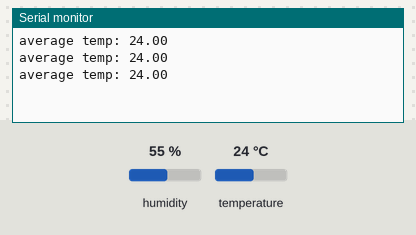
This sketch was run on a simulated Raspberry Pi Pico. Shown: the last lines printed to the serial monitor. The inputs (shaded band) are chosen by the test bench; at power-on: temperature 24 °C, humidity 55 %.

Above: at 3.2 s.
3.3 s: temperature set to 12 °C
At 5.4 s:
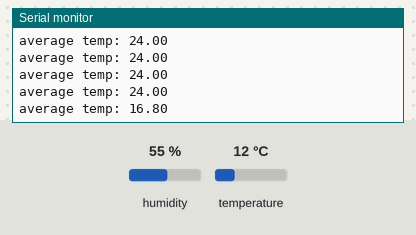
6.3 s: temperature set to 19 °C
At 7.8 s:
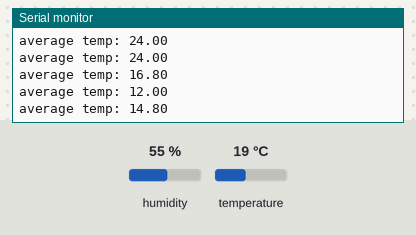
Timing chart, 0 to 9.3 s (numbered marks = the images above; inputs shaded):
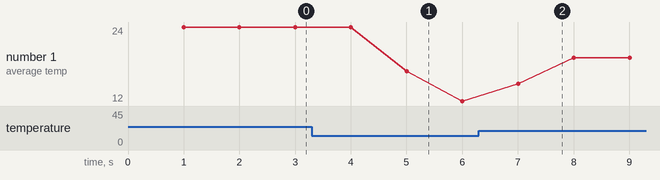

Measured:
- after the input at 3.3 s, the serial monitor: prints a new line after 1.7 s (image 1)
- after the input at 6.3 s, the serial monitor: prints a new line after 0.70 s (image 2)
- plotted number 1: 24 → 12 after the input at 3.3 s, 12 → 19 after the input at 6.3 s

The sketch:

sensor_temp_46.ino
```cpp
// snippet: sensor_temp_46
// tags: temperature, sensor, millis, dht
// boards: avr, esp32, megaavr, nano33iot, romi32u4, rp2040
// library: DHT
// description: DHT22 on pin 4 with moving average
// prompts: dht22, moving, average, declare, float, samples[5]
// verified: compile-only
// source: kd-generated (id 46)
// exact-include: DHT.h

#include <DHT.h>

#define DHTPIN 4
#define DHTTYPE DHT22

DHT dht(DHTPIN, DHTTYPE);
float samples[5] = {0.0, 0.0, 0.0, 0.0, 0.0};
int sampleIdx = 0;
unsigned long prevSampleMs = 0;
unsigned long prevPrintMs = 0;
const unsigned long SAMPLE_INTERVAL = 200;
const unsigned long PRINT_INTERVAL = 1000;

void setup() {
  Serial.begin(9600);
  dht.begin();
}

void loop() {
  unsigned long now = millis();

  // Sample temperature every 200ms
  if (now - prevSampleMs >= SAMPLE_INTERVAL) {
    prevSampleMs = now;
    float temp = dht.readTemperature();

    if (!isnan(temp)) {
      samples[sampleIdx] = temp;
      sampleIdx = (sampleIdx + 1) % 5;
    }
  }

  // Print 5-sample average every second
  if (now - prevPrintMs >= PRINT_INTERVAL) {
    prevPrintMs = now;
    float sum = 0.0;
    for (int i = 0; i < 5; i++) {
      sum += samples[i];
    }
    float average = sum / 5.0;
    Serial.print("average temp: "); Serial.println(average);
  }
}
```
